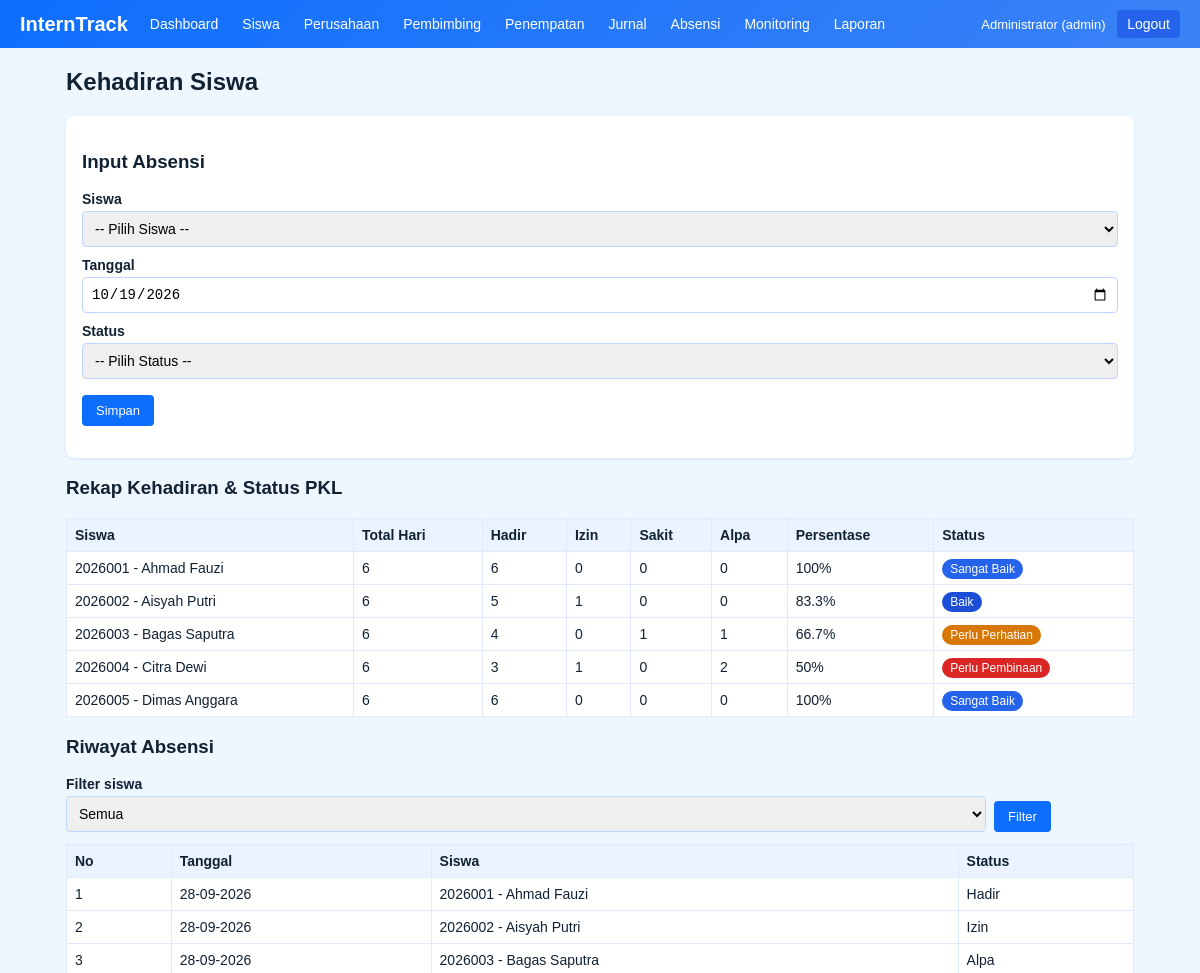
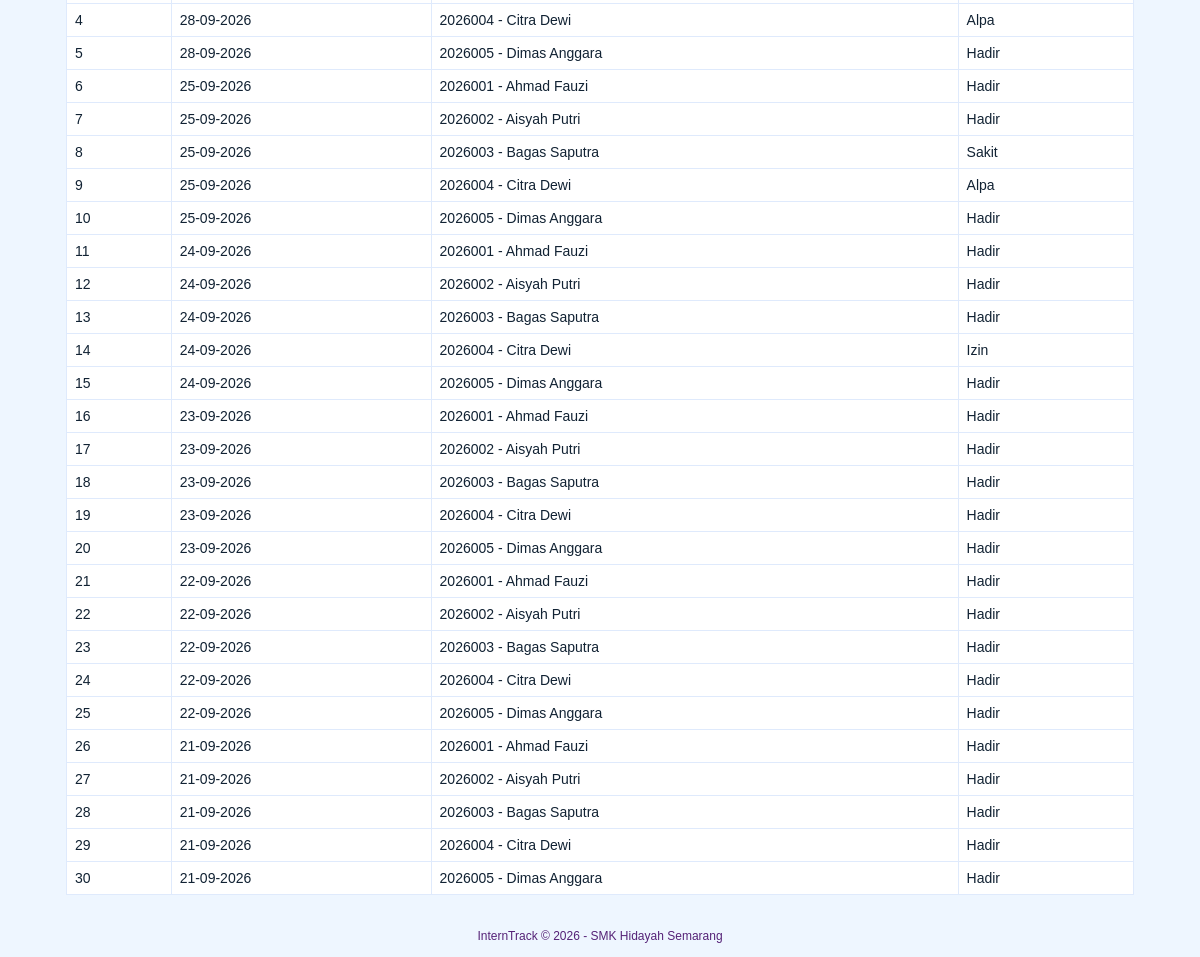
The page /admin/absensi.php (signed in) on the database its author committed (2 pictures, top to bottom).
### tables this page shows
CREATE TABLE siswa (
  id INT AUTO_INCREMENT PRIMARY KEY,
  user_id INT NOT NULL,
  nis VARCHAR(20) NOT NULL UNIQUE,
  nama VARCHAR(100) NOT NULL,
  kelas VARCHAR(20) NOT NULL,
  jurusan VARCHAR(50) NOT NULL,
  no_hp VARCHAR(20),
  FOREIGN KEY (user_id) REFERENCES users(id) ON DELETE CASCADE
);

CREATE TABLE absensi (
  id INT AUTO_INCREMENT PRIMARY KEY,
  siswa_id INT NOT NULL,
  tanggal DATE NOT NULL,
  status ENUM('Hadir','Izin','Sakit','Alpa') NOT NULL,
  UNIQUE KEY uq_absen (siswa_id, tanggal),
  FOREIGN KEY (siswa_id) REFERENCES siswa(id) ON DELETE CASCADE
);

### config/koneksi.php (called while the page is built, shortened)
<?php
function e($s) {
    return htmlspecialchars((string)$s, ENT_QUOTES, 'UTF-8');
}
function status_kehadiran($persen) {
    if ($persen >= 90) return 'Sangat Baik';
    if ($persen >= 75) return 'Baik';
    if ($persen >= 60) return 'Perlu Perhatian';
    return 'Perlu Pembinaan';
}
function kelas_status($status) {
    switch ($status) {
        case 'Sangat Baik': return 'hijau';
        case 'Baik': return 'biru';
        case 'Perlu Perhatian': return 'kuning';
        case 'Perlu Pembinaan': return 'merah';
    }
}
function rekap_kehadiran(PDO $pdo) {
    $sql = "SELECT s.id, s.nis, s.nama, s.kelas,
                   COUNT(a.id) AS total,
                   COALESCE(SUM(a.status='Hadir'),0) AS hadir,
                   COALESCE(SUM(a.status='Izin'),0) AS izin,
                   COALESCE(SUM(a.status='Sakit'),0) AS sakit,
                   COALESCE(SUM(a.status='Alpa'),0) AS alpa
            FROM siswa s LEFT JOIN absensi a ON a.siswa_id = s.id
            GROUP BY s.id, s.nis, s.nama, s.kelas
            ORDER BY s.nama";
    $rows = $pdo->query($sql)->fetchAll();
    foreach ($rows as &$r) {
        $r['persen'] = $r['total'] > 0 ? round($r['hadir'] / $r['total'] * 100, 1) : 0;
    }
    return $rows;
}
function tgl($d) {
    return $d ? date('d-m-Y', strtotime($d)) : '-';
}

### admin/absensi.php (the view, shortened to what this page needs)
<?php
require __DIR__ . '/../config/koneksi.php';
$base = '../';
$judul = 'Kehadiran Siswa';
$status_list = ['Hadir', 'Izin', 'Sakit', 'Alpa'];
$f_siswa = (int)($_GET['siswa'] ?? 0);
$where = []; $par = [];
$st = $pdo->prepare("SELECT a.*, s.nis, s.nama FROM absensi a JOIN siswa s ON s.id = a.siswa_id"
    . ($where ? " WHERE " . implode(' AND ', $where) : "") . " ORDER BY a.tanggal DESC, s.nama LIMIT 100");
$st->execute($par);
$rows = $st->fetchAll();
$l_siswa = $pdo->query("SELECT id, nis, nama FROM siswa ORDER BY nama")->fetchAll();
$rekap = array_filter(rekap_kehadiran($pdo), function ($r) { return $r['total'] > 0; });
include __DIR__ . '/../config/header.php';
?>
<div class="card">
    <h3>Input Absensi</h3>
    <form method="post">
        <label>Siswa</label>
        <select name="siswa_id"><option value="">-- Pilih Siswa --</option>
        <?php foreach ($l_siswa as $x): ?><option value="<?= $x['id'] ?>"><?= e($x['nis'] . ' - ' . $x['nama']) ?></option><?php endforeach; ?></select>
        <label>Tanggal</label><input type="date" name="tanggal" value="<?= date('Y-m-d') ?>">
        <label>Status</label>
        <select name="status"><option value="">-- Pilih Status --</option>
        <?php foreach ($status_list as $sv): ?><option><?= $sv ?></option><?php endforeach; ?></select>
        <p><button class="btn" type="submit">Simpan</button></p>
    </form>
</div>
<h3>Rekap Kehadiran &amp; Status PKL</h3>
<table>
    <tr><th>Siswa</th><th>Total Hari</th><th>Hadir</th><th>Izin</th><th>Sakit</th><th>Alpa</th><th>Persentase</th><th>Status</th></tr>
    <?php foreach ($rekap as $r): ?>
    <tr>
        <td><?= e($r['nis'] . ' - ' . $r['nama']) ?></td><td><?= $r['total'] ?></td><td><?= $r['hadir'] ?></td>
        <td><?= $r['izin'] ?></td><td><?= $r['sakit'] ?></td><td><?= $r['alpa'] ?></td>
        <td><?= $r['persen'] ?>%</td>
        <td><span class="badge <?= kelas_status($r['status']) ?>"><?= e($r['status']) ?></span></td>
    </tr>
    <?php endforeach; ?>
</table>
<h3>Riwayat Absensi</h3>
<form method="get" class="filter">
    <div><label>Filter siswa</label><select name="siswa"><option value="0">Semua</option>
        <?php foreach ($l_siswa as $x): ?><option value="<?= $x['id'] ?>" <?= $f_siswa == $x['id'] ? 'selected' : '' ?>><?= e($x['nis'] . ' - ' . $x['nama']) ?></option><?php endforeach; ?></select></div>
    <div style="flex:0"><button class="btn" type="submit">Filter</button></div>
</form>
<table>
    <tr><th>No</th><th>Tanggal</th><th>Siswa</th><th>Status</th></tr>
    <?php foreach ($rows as $i => $r): ?>
    <tr><td><?= $i + 1 ?></td><td><?= tgl($r['tanggal']) ?></td><td><?= e($r['nis'] . ' - ' . $r['nama']) ?></td><td><?= e($r['status']) ?></td></tr>
    <?php endforeach; ?>
</table>
<?php include __DIR__ . '/../config/footer.php'; ?>

### config/header.php (shortened to what this page needs)
<?php
$role = $_SESSION['user']['role'] ?? '';
$menu = [];
if ($role === 'admin' || $role === 'pembimbing') {
    $menu = [
        'admin/dashboard.php' => 'Dashboard',
        'admin/siswa.php' => 'Siswa',
        'admin/perusahaan.php' => 'Perusahaan',
        'admin/pembimbing.php' => 'Pembimbing',
        'admin/penempatan.php' => 'Penempatan',
        'admin/jurnal.php' => 'Jurnal',
        'admin/absensi.php' => 'Absensi',
        'admin/monitoring.php' => 'Monitoring',
        'laporan/index.php' => 'Laporan',
    ];
}
?>
<!DOCTYPE html>
<html lang="id">
<head>
<link rel="stylesheet" href="<?= $base ?>assets/style.css">
</head>
<body>
<header class="topbar">
    <div class="brand">InternTrack</div>
    <nav>
        <?php foreach ($menu as $url => $label): ?>
            <a href="<?= $base . $url ?>"><?= e($label) ?></a>
        <?php endforeach; ?>
    </nav>
    <div class="user">
        <?= e($_SESSION['user']['nama'] ?? '') ?> (<?= e($role) ?>)
        <a class="logout" href="<?= $base ?>auth/logout.php">Logout</a>
    </div>
</header>
<main class="container">
<h2><?= e($judul ?? '') ?></h2>

### config/footer.php
</main>
<footer class="footer">InternTrack &copy; 2026 - SMK Hidayah Semarang</footer>
</body>
</html>

### assets/style.css (style rules this page uses)
* { box-sizing: border-box; }
body { font-family: Arial, sans-serif; margin: 0; background: #eef6ff; color: #123; }
.topbar { background: linear-gradient(135deg, #0d6efd, #3b82f6); color: #fff; display: flex; flex-wrap: wrap; align-items: center; gap: 12px; padding: 10px 20px; }
.brand { font-size: 20px; font-weight: bold; }
.topbar nav { flex: 1; display: flex; flex-wrap: wrap; gap: 4px; }
.topbar nav a, .logout { color: #fff; text-decoration: none; padding: 6px 10px; border-radius: 4px; font-size: 14px; }
.logout { background: #2563eb; margin-left: 8px; }
.user { font-size: 13px; }
.container { max-width: 1100px; margin: 20px auto; padding: 0 16px; min-height: 70vh; }
.footer { text-align: center; padding: 14px; font-size: 12px; color: #527; }
.card { background: #fff; border-radius: 8px; padding: 16px; margin-bottom: 16px; box-shadow: 0 1px 3px rgba(13,110,253,.12); }
table { width: 100%; border-collapse: collapse; background: #fff; }
th, td { border: 1px solid #dfeafc; padding: 8px; text-align: left; font-size: 14px; vertical-align: top; }
th { background: #eaf3ff; }
label { display: block; margin: 10px 0 4px; font-weight: bold; font-size: 14px; }
input[type=text], input[type=password], input[type=date], input[type=number], select, textarea { width: 100%; padding: 8px; border: 1px solid #bfd7ff; border-radius: 4px; font-size: 14px; }
.btn { display: inline-block; background: #0d6efd; color: #fff; border: 0; padding: 8px 14px; border-radius: 4px; cursor: pointer; text-decoration: none; font-size: 13px; }
.filter { display: flex; flex-wrap: wrap; gap: 8px; margin-bottom: 12px; align-items: end; }
.filter > div { flex: 1; min-width: 140px; }
.filter label { margin-top: 0; }
.badge { padding: 3px 8px; border-radius: 10px; font-size: 12px; color: #fff; }
.badge.hijau { background: #2563eb; }
.badge.biru { background: #1d4ed8; }
.badge.kuning { background: #d97706; }
.badge.merah { background: #dc2626; }

### rows shown on the page
siswa: nis+nama "2026001 - Ahmad Fauzi", total "6", hadir "6", izin "0", sakit "0", alpa "0", persen "100", status "Sangat Baik"
siswa: nis+nama "2026002 - Aisyah Putri", total "6", hadir "5", izin "1", sakit "0", alpa "0", persen "83.3", status "Baik"
siswa: nis+nama "2026003 - Bagas Saputra", total "6", hadir "4", izin "0", sakit "1", alpa "1", persen "66.7", status "Perlu Perhatian"
siswa: nis+nama "2026004 - Citra Dewi", total "6", hadir "3", izin "1", sakit "0", alpa "2", persen "50", status "Perlu Pembinaan"
siswa: nis+nama "2026005 - Dimas Anggara", total "6", hadir "6", izin "0", sakit "0", alpa "0", persen "100", status "Sangat Baik"
absensi: tanggal "28-09-2026", siswa.nama "2026001 - Ahmad Fauzi", status "Hadir"
absensi: tanggal "28-09-2026", siswa.nama "2026002 - Aisyah Putri", status "Izin"
absensi: tanggal "28-09-2026", siswa.nama "2026003 - Bagas Saputra", status "Alpa"
absensi: tanggal "28-09-2026", siswa.nama "2026004 - Citra Dewi", status "Alpa"
absensi: tanggal "28-09-2026", siswa.nama "2026005 - Dimas Anggara", status "Hadir"
absensi: tanggal "25-09-2026", siswa.nama "2026001 - Ahmad Fauzi", status "Hadir"
absensi: tanggal "25-09-2026", siswa.nama "2026002 - Aisyah Putri", status "Hadir"
absensi: tanggal "25-09-2026", siswa.nama "2026003 - Bagas Saputra", status "Sakit"
absensi: tanggal "25-09-2026", siswa.nama "2026004 - Citra Dewi", status "Alpa"
absensi: tanggal "25-09-2026", siswa.nama "2026005 - Dimas Anggara", status "Hadir"
absensi: tanggal "24-09-2026", siswa.nama "2026001 - Ahmad Fauzi", status "Hadir"
absensi: tanggal "24-09-2026", siswa.nama "2026002 - Aisyah Putri", status "Hadir"
absensi: tanggal "24-09-2026", siswa.nama "2026003 - Bagas Saputra", status "Hadir"
absensi: tanggal "24-09-2026", siswa.nama "2026004 - Citra Dewi", status "Izin"
absensi: tanggal "24-09-2026", siswa.nama "2026005 - Dimas Anggara", status "Hadir"
absensi: tanggal "23-09-2026", siswa.nama "2026001 - Ahmad Fauzi", status "Hadir"
absensi: tanggal "23-09-2026", siswa.nama "2026002 - Aisyah Putri", status "Hadir"
absensi: tanggal "23-09-2026", siswa.nama "2026003 - Bagas Saputra", status "Hadir"
absensi: tanggal "23-09-2026", siswa.nama "2026004 - Citra Dewi", status "Hadir"
absensi: tanggal "23-09-2026", siswa.nama "2026005 - Dimas Anggara", status "Hadir"
absensi: tanggal "22-09-2026", siswa.nama "2026001 - Ahmad Fauzi", status "Hadir"
absensi: tanggal "22-09-2026", siswa.nama "2026002 - Aisyah Putri", status "Hadir"
absensi: tanggal "22-09-2026", siswa.nama "2026003 - Bagas Saputra", status "Hadir"
absensi: tanggal "22-09-2026", siswa.nama "2026004 - Citra Dewi", status "Hadir"
absensi: tanggal "22-09-2026", siswa.nama "2026005 - Dimas Anggara", status "Hadir"
absensi: tanggal "21-09-2026", siswa.nama "2026001 - Ahmad Fauzi", status "Hadir"
absensi: tanggal "21-09-2026", siswa.nama "2026002 - Aisyah Putri", status "Hadir"
absensi: tanggal "21-09-2026", siswa.nama "2026003 - Bagas Saputra", status "Hadir"
absensi: tanggal "21-09-2026", siswa.nama "2026004 - Citra Dewi", status "Hadir"
absensi: tanggal "21-09-2026", siswa.nama "2026005 - Dimas Anggara", status "Hadir"

### other values the page prints
$label "Dashboard"
$label "Siswa"
$label "Perusahaan"
$label "Pembimbing"
$label "Penempatan"
$label "Jurnal"
$label "Absensi"
$label "Monitoring"
$label "Laporan"
$_SESSION['user']['nama'] "Administrator"
$role "admin"
$judul "Kehadiran Siswa"
